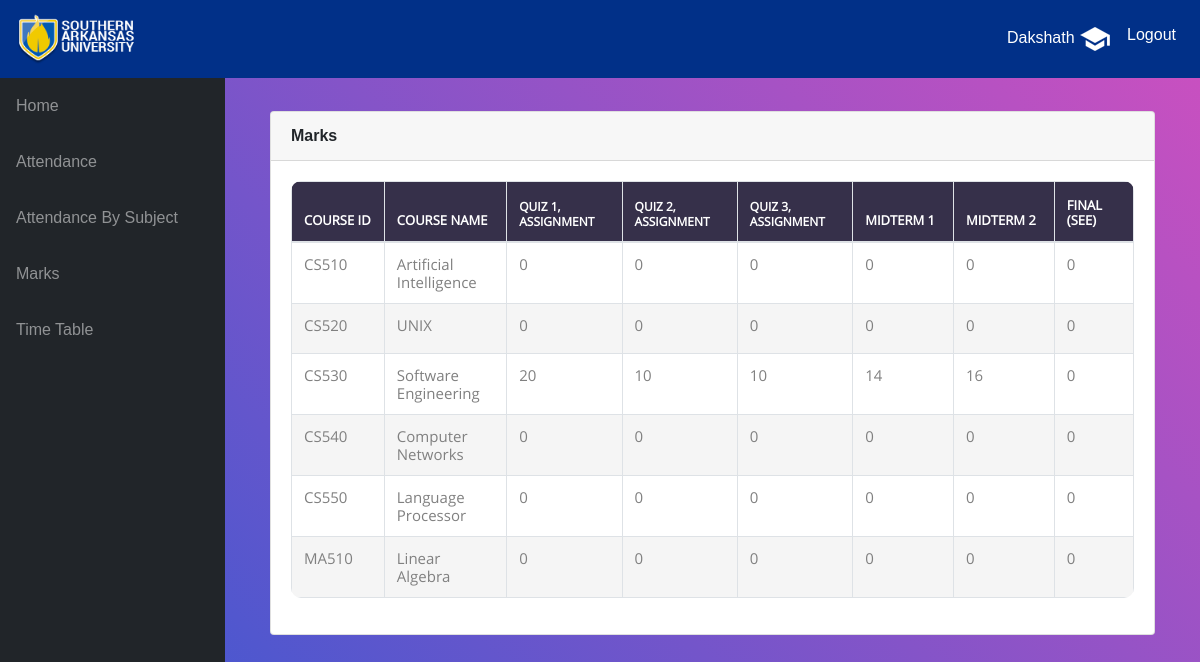
The app's page /info/student/CS01/marks_list/ (signed in) with its own data.
### info/models.py (models this page shows, shortened)
class User(AbstractUser):
    @property
    def is_student(self):
        if hasattr(self, 'student'):
            return True
        return False

class Student(models.Model):
    user = models.OneToOneField(User, on_delete=models.CASCADE, null=True)
    class_id = models.ForeignKey(Class, on_delete=models.CASCADE, default=1)
    USN = models.CharField(primary_key='True', max_length=100)
    name = models.CharField(max_length=200)
    sex = models.CharField(max_length=50, choices=sex_choice, default='Male')
    DOB = models.DateField(default='1998-01-01')

class StudentCourse(models.Model):
    student = models.ForeignKey(Student, on_delete=models.CASCADE)
    course = models.ForeignKey(Course, on_delete=models.CASCADE)
    class Meta:
        unique_together = (('student', 'course'),)
        verbose_name_plural = 'Marks'

class Course(models.Model):
    dept = models.ForeignKey(Dept, on_delete=models.CASCADE)
    id = models.CharField(primary_key='True', max_length=50)
    name = models.CharField(max_length=50)
    shortname = models.CharField(max_length=50, default='X')

class Marks(models.Model):
    studentcourse = models.ForeignKey(StudentCourse, on_delete=models.CASCADE)
    name = models.CharField(max_length=50, choices=test_name, default='Internal test 1')
    marks1 = models.IntegerField(default=0, validators=[MinValueValidator(0), MaxValueValidator(100)])
    class Meta:
        unique_together = (('studentcourse', 'name'),)

### info/views.py (the view)
# urls.py: path('student/<slug:stud_id>/marks_list/', views.marks_list, name='marks_list'),
@login_required()
def marks_list(request, stud_id):
    stud = Student.objects.get(USN=stud_id,)
    ass_list = Assign.objects.filter(class_id_id=stud.class_id)
    sc_list = []
    for ass in ass_list:
        try:
            sc = StudentCourse.objects.get(student=stud, course=ass.course)
        except StudentCourse.DoesNotExist:
            sc = StudentCourse(student=stud, course=ass.course)
            sc.save()
            sc.marks_set.create(type='I', name='QUIZ 1, ASSIGNMENT')
            sc.marks_set.create(type='I', name='QUIZ 2, ASSIGNMENT')
            sc.marks_set.create(type='I', name='QUIZ 3, ASSIGNMENT')
            sc.marks_set.create(type='E', name='MIDTERM 1')
            sc.marks_set.create(type='E', name='MIDTERM 2')
            sc.marks_set.create(type='S', name='FINAL (SEE)')
        sc_list.append(sc)
    return render(request, 'info/marks_list.html', {'sc_list': sc_list})

### info/templates/info/marks_list.html (shortened to what this page needs)
{% extends 'info/base.html' %}
    {% load static %}
    {% block content %}
                  <div class="card mb-3">
            <div class="card-header">
            <b>Marks</b></div>
            <div class="card-body">
              <div class="table-responsive">
                <table class="table table-bordered" id="dataTable" width="100%" cellspacing="0">
                  <thead>
                    <tr>
                        <th style="font-size:13px!important;font-weight:bold">COURSE ID</th>
                        <th style="font-size:13px!important;font-weight:bold">COURSE NAME</th>
                        <th style="font-size:12px!important;font-weight:bold">QUIZ 1, ASSIGNMENT</th>
                        <th style="font-size:12px!important;font-weight:bold">QUIZ 2, ASSIGNMENT</th>
                        <th style="font-size:12px!important;font-weight:bold">QUIZ 3, ASSIGNMENT</th>
                        <th style="font-size:13px!important;font-weight:bold">MIDTERM 1</th>
                        <th style="font-size:13px!important;font-weight:bold">MIDTERM 2</th>
                        <th style="font-size:13px!important;font-weight:bold">FINAL (SEE)</th>
                    </tr>
                  </thead>
                  <tbody>
                    {% for sc in sc_list %}
                    <tr>
                        <td>{{ sc.course_id }}</td>
                        <td>{{sc.course.name}}</td>
                        {% for m in sc.marks_set.all %}
                            <td>{{ m.marks1 }}</td>
                        {% endfor %}
                    </tr>
                    {% empty %}
                            <p>student has no courses</p>
                    {% endfor %}
                  </tbody>
                </table>
              </div>
            </div>
          </div>
    {% endblock %}

### info/templates/info/base.html (shortened to what this page needs)
<!DOCTYPE html>
<html lang="en">
  <head>
      {% load static %}
    <link href="{% static '/info/bootstrap/vendor/bootstrap/css/bootstrap.min.css' %}" rel="stylesheet">
    <link href="{% static '/info/bootstrap/vendor/datatables/dataTables.bootstrap4.css' %}" rel="stylesheet">
    <link href="{% static '/info/bootstrap/css/sb-admin.css' %}" rel="stylesheet">
      <link rel="stylesheet" type="text/css" href="{% static '/info/table/css/wrapper.css' %}">
      <link rel="stylesheet" type="text/css" href="{% static '/info/table/css/style.css' %}">
  </head>
  <body id="page-top">
{% if request.user.is_student %}
                    <nav class="navbar navbar-expand navbar-dark bg-dark static-top" style="background-color: #013088!important;color:white!important;">
                {% elif request.user.is_teacher %}
                   <nav class="navbar navbar-expand navbar-dark bg-dark static-top">
                {% endif %}
      <a class="navbar-brand mr-1" href="{% url 'index' %}" >
          <img src="{% static '/info/images/sau-logo.png' %}" width="40%" height="40%">
      </a>
      <button class="btn btn-link btn-sm text-white order-1 order-sm-0" id="sidebarToggle" href="#">
      </button>
        <div class="collapse navbar-collapse" id="navbarResponsive">
          <ul class="navbar-nav ml-auto">
            <li class="nav-item">
                {% if request.user.is_student %}
                    <a class="nav-link text-capitalize" style="color:white!important;">{{ request.user.student.name }}&nbsp;<img src="{% static '/info/images/student.png' %}" ></a>
                {% elif request.user.is_teacher %}
                    <a class="nav-link text-capitalize">{{ request.user.teacher.name }}&nbsp;<img src="{% static '/info/images/teacher.png' %}"></a>
                {% endif %}
            </li>
            <li class="nav-item">
                <a class="nav-link" href="#" data-toggle="modal" data-target="#logoutModal" style="color:white!important;">Logout</a>
            </li>
          </ul>
        </div>
    </nav>
    <div id="wrapper">
      <ul class="sidebar navbar-nav">
            <li class="nav-item">
              <a class="nav-link" href="{% url 'index' %}">
                <span>Home</span>
              </a>
            </li>
        {% if request.user.is_student %}
            <li class="nav-item">
              <a class="nav-link" href="{% url 'attendance' request.user.student.USN %}">
                <span>Attendance</span>
              </a>
            </li>
            <li class="nav-item">
              <a class="nav-link" href="{% url 'attendance' request.user.student.USN %}">
                <span>Attendance By Subject</span>
              </a>
            </li>
            <li class="nav-item">
              <a class="nav-link" href="{% url 'marks_list' request.user.student.USN %}">
                <span>Marks</span>
              </a>
            </li>
              <li class="nav-item">
              <a class="nav-link" href="{% url 'timetable' request.user.student.class_id_id %}">
                <span>Time Table</span>
              </a>
            </li>
        {% endif %}
      </ul>
      <div id="content-wrapper">
        <div class="container-fluid">
            {% block content %}
            {% endblock %}
        </div>
      </div>
    </div>
  </body>
</html>

### info/static/info/table/css/wrapper.css (style rules this page uses)
#wrapper { display: -webkit-box; display: -ms-flexbox; display: flex; }
#wrapper #content-wrapper { overflow-x: hidden; width: 100%; padding-top: 10px; padding-bottom: 80px; background: #c850c0; background: -webkit-linear-gradient(45deg, #4158d0, #c850c0); background: -o-linear-gradient(45deg, #4158d0, #c850c0); background: -moz-linear-gradient(45deg, #4158d0, #c850c0); background: linear-gradient(45deg, #4158d0, #c850c0); display: -webkit-box; display: -webkit-flex; display: -moz-box; display: -ms-flexbox; display: flex; flex-wrap: wrap; padding: 33px 30px; }

### info/static/info/table/css/style.css (style rules this page uses)
* { margin: 0px; padding: 0px; box-sizing: border-box; }
body, html { height: 100%; font-family: sans-serif; }
a { margin: 0px; transition: all 0.4s; -webkit-transition: all 0.4s; -o-transition: all 0.4s; -moz-transition: all 0.4s; }
ul, li { margin: 0px; list-style-type: none; }
button { outline: none !important; border: none; background: transparent; }
table { border-spacing: 1; border-collapse: collapse; background: white; border-radius: 10px; overflow: hidden; width: 100%; margin: 0 auto; position: relative; }
table * { position: relative; }
table td, table th { padding-left: 8px; }
table thead tr { height: 60px; background: #36304a; }
table tbody tr { height: 50px; }
table tbody tr:last-child { border: 0; }
table td, table th { text-align: left; }
th { font-family: OpenSans-Regular; font-size: 18px; color: #fff; line-height: 1.2; font-weight: unset; }
tbody tr:nth-child(even) { background-color: #f5f5f5; }
tbody tr { font-family: OpenSans-Regular; font-size: 15px; color: #808080; line-height: 1.2; font-weight: unset; }
td { width: 260px; padding-left: 40px; }

### records on screen
User: user.student.name "Dakshath"
StudentCourse: course_id "CS510", course.name "Artificial Intelligence"
Marks: marks1 "0"
Marks: marks1 "0"
Marks: marks1 "0"
Marks: marks1 "0"
Marks: marks1 "0"
Marks: marks1 "0"
StudentCourse: course_id "CS520", course.name "UNIX"
Marks: marks1 "0"
Marks: marks1 "0"
Marks: marks1 "0"
Marks: marks1 "0"
Marks: marks1 "0"
Marks: marks1 "0"
StudentCourse: course_id "CS530", course.name "Software Engineering"
Marks: marks1 "20"
Marks: marks1 "10"
Marks: marks1 "10"
Marks: marks1 "14"
Marks: marks1 "16"
Marks: marks1 "0"
StudentCourse: course_id "CS540", course.name "Computer Networks"
Marks: marks1 "0"
Marks: marks1 "0"
Marks: marks1 "0"
Marks: marks1 "0"
Marks: marks1 "0"
Marks: marks1 "0"
StudentCourse: course_id "CS550", course.name "Language Processor"
Marks: marks1 "0"
Marks: marks1 "0"
Marks: marks1 "0"
Marks: marks1 "0"
Marks: marks1 "0"
Marks: marks1 "0"
StudentCourse: course_id "MA510", course.name "Linear Algebra"
Marks: marks1 "0"
Marks: marks1 "0"
Marks: marks1 "0"
Marks: marks1 "0"
Marks: marks1 "0"
Marks: marks1 "0"
